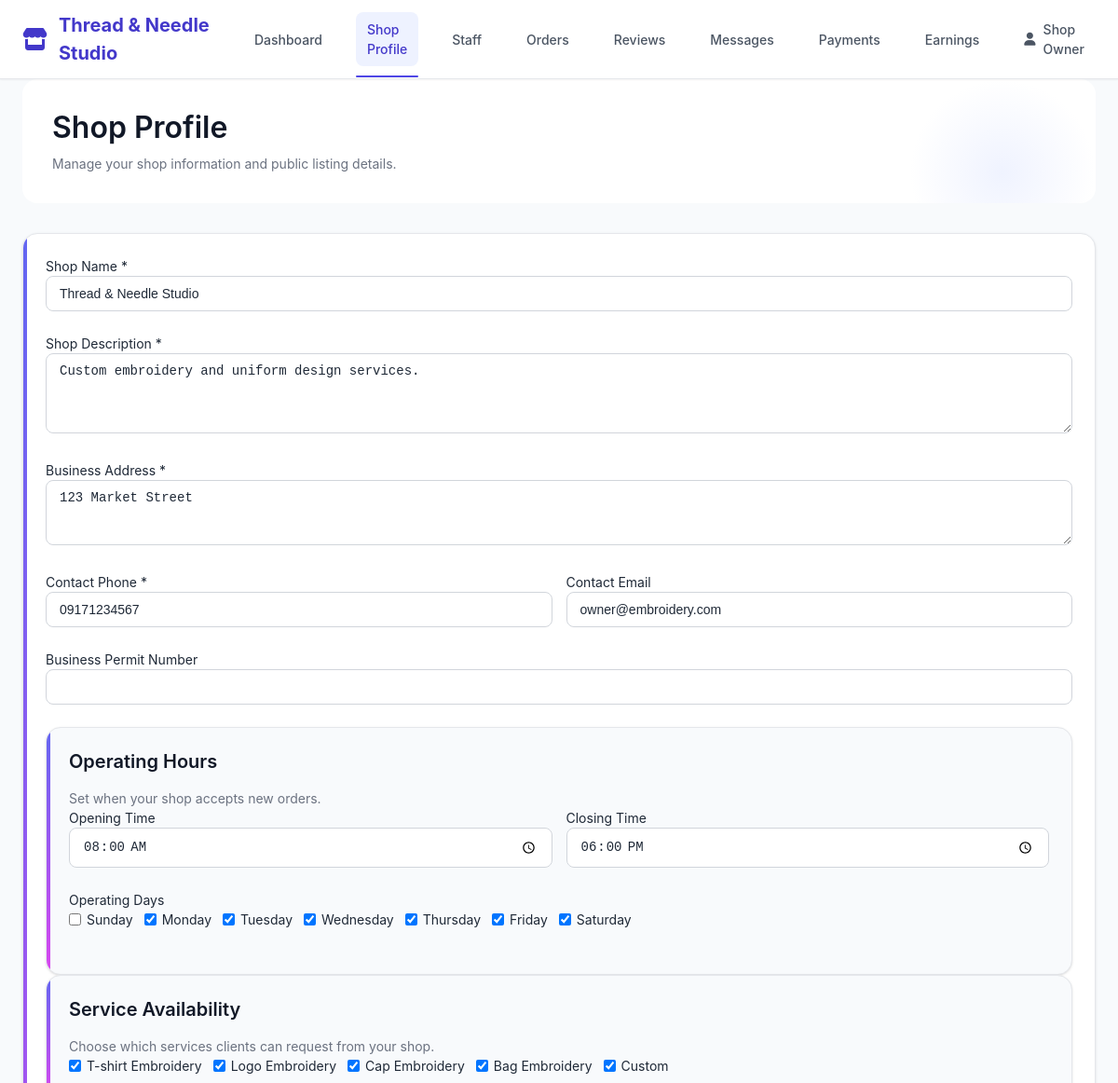
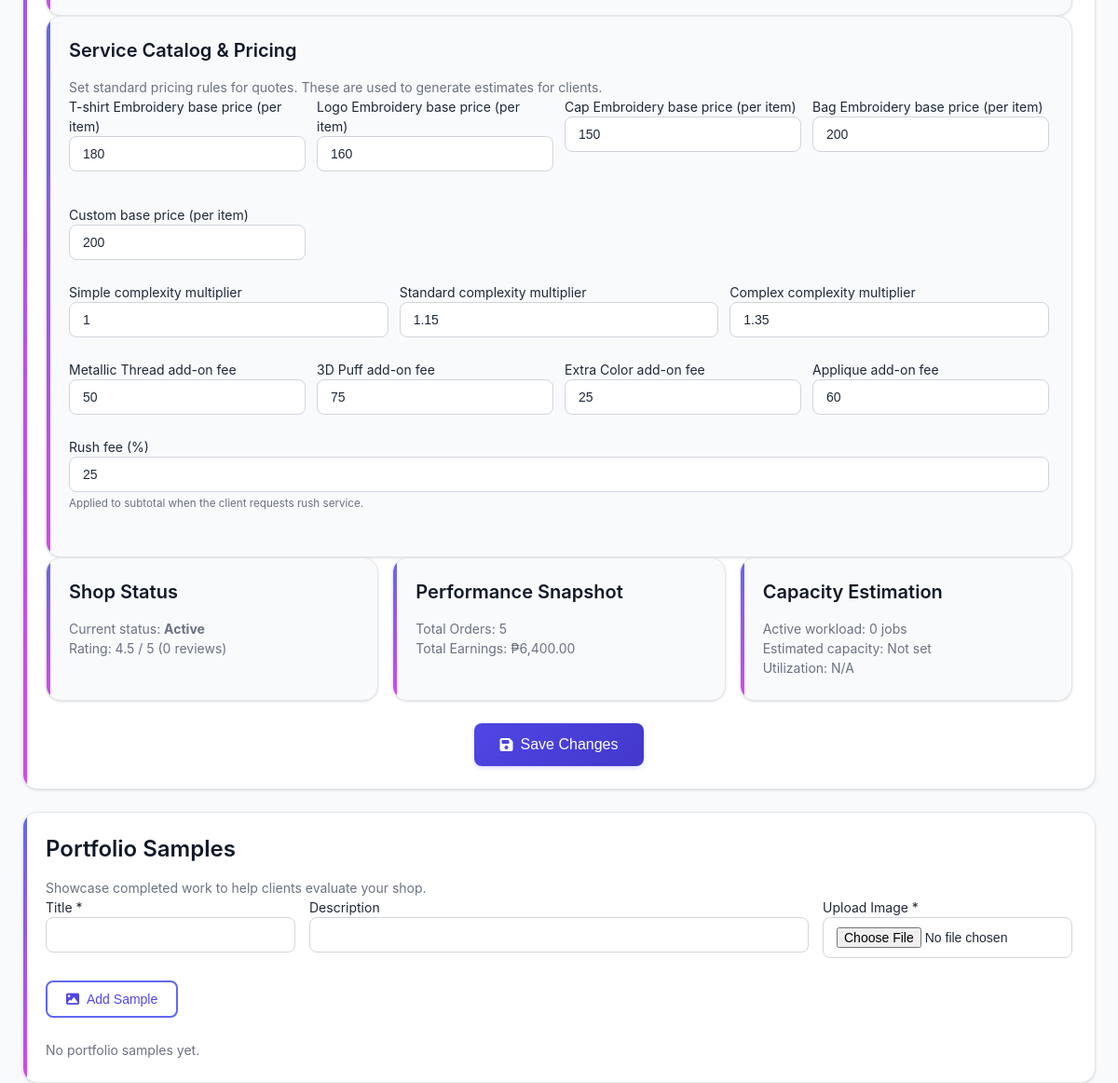
/owner/shop_profile.php (signed in), run on the app's committed database (2 pictures, top to bottom).
### tables this page shows
CREATE TABLE `shops` (
  `id` int(11) NOT NULL,
  `owner_id` int(11) NOT NULL,
  `shop_name` varchar(200) NOT NULL,
  `shop_description` text DEFAULT NULL,
  `address` text DEFAULT NULL,
  `phone` varchar(20) DEFAULT NULL,
  `email` varchar(100) DEFAULT NULL,
  `business_permit` varchar(100) DEFAULT NULL,
  `permit_file` varchar(255) DEFAULT NULL,
  `logo` varchar(255) DEFAULT NULL,
  `opening_time` time DEFAULT NULL,
  `closing_time` time DEFAULT NULL,
  `operating_days` longtext DEFAULT NULL CHECK (json_valid(`operating_days`)),
  `service_settings` longtext DEFAULT NULL CHECK (json_valid(`service_settings`)),
  `pricing_settings` longtext DEFAULT NULL CHECK (json_valid(`pricing_settings`)),
  `status` enum('pending','active','suspended','rejected') DEFAULT 'pending',
  `rejection_reason` text DEFAULT NULL,
  `rejected_at` timestamp NULL DEFAULT NULL,
  `rating` decimal(3,2) DEFAULT 0.00,
  `rating_count` int(11) DEFAULT 0,
  `total_orders` int(11) DEFAULT 0,
  `total_earnings` decimal(12,2) DEFAULT 0.00,
  `created_at` timestamp NOT NULL DEFAULT current_timestamp(),
  `updated_at` timestamp NOT NULL DEFAULT current_timestamp() ON UPDATE current_timestamp()
);

### owner/shop_profile.php (the view, shortened to what this page needs)
<?php
require_once '../config/db.php';
$owner_id = $_SESSION['user']['id'];
$shop_stmt = $pdo->prepare("SELECT * FROM shops WHERE owner_id = ?");
$shop_stmt->execute([$owner_id]);
$shop = $shop_stmt->fetch();
$weekdays = [
    0 => 'Sunday',
    1 => 'Monday',
    2 => 'Tuesday',
    3 => 'Wednesday',
    4 => 'Thursday',
    5 => 'Friday',
    6 => 'Saturday',
];
$available_services = [
    'T-shirt Embroidery',
    'Logo Embroidery',
    'Cap Embroidery',
    'Bag Embroidery',
    'Custom',
];
$default_pricing_settings = [
    'base_prices' => [
        'T-shirt Embroidery' => 180,
        'Logo Embroidery' => 160,
        'Cap Embroidery' => 150,
        'Bag Embroidery' => 200,
        'Custom' => 200,
    ],
    'complexity_multipliers' => [
        'Simple' => 1,
        'Standard' => 1.15,
        'Complex' => 1.35,
    ],
    'rush_fee_percent' => 25,
    'add_ons' => [
        'Metallic Thread' => 50,
        '3D Puff' => 75,
        'Extra Color' => 25,
        'Applique' => 60,
    ],
];
function resolve_pricing_settings(array $shop, array $defaults): array {
    if (!empty($shop['pricing_settings'])) {
        $decoded = json_decode($shop['pricing_settings'], true);
        if (is_array($decoded)) {
            return array_replace_recursive($defaults, $decoded);
        }
    }
    return $defaults;
}
$current_operating_days = $shop['operating_days']
    ? json_decode($shop['operating_days'], true)
    : [1, 2, 3, 4, 5, 6];
$current_services = $shop['service_settings']
    ? json_decode($shop['service_settings'], true)
    : $available_services;
$current_opening_time = $shop['opening_time'] ?: '08:00';
$current_closing_time = $shop['closing_time'] ?: '18:00';
$current_pricing_settings = resolve_pricing_settings($shop, $default_pricing_settings);
$portfolio_stmt = $pdo->prepare("SELECT * FROM shop_portfolio WHERE shop_id = ? ORDER BY created_at DESC");
$portfolio_stmt->execute([$shop['id']]);
$portfolio_items = $portfolio_stmt->fetchAll();
$capacity_stmt = $pdo->prepare("
    SELECT COALESCE(SUM(max_active_orders), 0)
    FROM shop_staffs
    WHERE shop_id = ? AND status = 'active'
");
$capacity_stmt->execute([$shop['id']]);
$total_capacity = (int) $capacity_stmt->fetchColumn();
$workload_stmt = $pdo->prepare("
    SELECT COUNT(*)
    FROM orders
    WHERE shop_id = ? AND status IN ('pending', 'accepted', 'in_progress')
");
$workload_stmt->execute([$shop['id']]);
$active_workload = (int) $workload_stmt->fetchColumn();
$capacity_utilization = $total_capacity > 0 ? min(100, round(($active_workload / $total_capacity) * 100)) : 0;
?>
<!DOCTYPE html>
<html lang="en">
<head>
    <link rel="stylesheet" href="../assets/css/style.css">
    <link rel="stylesheet" href="https://cdnjs.cloudflare.com/ajax/libs/font-awesome/6.4.0/css/all.min.css">
</head>
<body>
    <nav class="navbar">
        <div class="container d-flex justify-between align-center">
            <a href="dashboard.php" class="navbar-brand">
                <i class="fas fa-store"></i> <?php echo htmlspecialchars($shop['shop_name']); ?>
            </a>
            <ul class="navbar-nav">
                <li><a href="dashboard.php" class="nav-link">Dashboard</a></li>
                <li><a href="shop_profile.php" class="nav-link active">Shop Profile</a></li>
                <li><a href="manage_staff.php" class="nav-link">Staff</a></li>
                <li><a href="shop_orders.php" class="nav-link">Orders</a></li>
                <li><a href="reviews.php" class="nav-link">Reviews</a></li>
                <li><a href="messages.php" class="nav-link">Messages</a></li>
                <li><a href="payment_verifications.php" class="nav-link">Payments</a></li>
                <li><a href="earnings.php" class="nav-link">Earnings</a></li>
                <li class="dropdown">
                    <a href="#" class="nav-link dropdown-toggle">
                        <i class="fas fa-user"></i> <?php echo htmlspecialchars($_SESSION['user']['fullname']); ?>
                    </a>
                </li>
            </ul>
        </div>
    </nav>
    <div class="container">
        <div class="dashboard-header">
            <h2>Shop Profile</h2>
            <p class="text-muted">Manage your shop information and public listing details.</p>
        </div>
        <div class="card">
            <form method="POST">
                <div class="form-group">
                    <label>Shop Name *</label>
                    <input type="text" name="shop_name" class="form-control" required
                           value="<?php echo htmlspecialchars($shop['shop_name']); ?>">
                </div>
                <div class="form-group">
                    <label>Shop Description *</label>
                    <textarea name="shop_description" class="form-control" rows="4" required><?php echo htmlspecialchars($shop['shop_description']); ?></textarea>
                </div>
                <div class="form-group">
                    <label>Business Address *</label>
                    <textarea name="address" class="form-control" rows="3" required><?php echo htmlspecialchars($shop['address']); ?></textarea>
                </div>
                <div class="row" style="display: flex; gap: 15px;">
                    <div class="form-group" style="flex: 1;">
                        <label>Contact Phone *</label>
                        <input type="tel" name="phone" class="form-control" required
                               value="<?php echo htmlspecialchars($shop['phone']); ?>">
                    </div>
                    <div class="form-group" style="flex: 1;">
                        <label>Contact Email</label>
                        <input type="email" name="email" class="form-control"
                               value="<?php echo htmlspecialchars($shop['email']); ?>">
                    </div>
                </div>
                <div class="form-group">
                    <label>Business Permit Number</label>
                    <input type="text" name="business_permit" class="form-control"
                           value="<?php echo htmlspecialchars($shop['business_permit']); ?>">
                </div>
                <div class="card" style="background: #f8fafc;">
                    <h4>Operating Hours</h4>
                    <p class="text-muted">Set when your shop accepts new orders.</p>
                    <div class="row" style="display: flex; gap: 15px; flex-wrap: wrap;">
                        <div class="form-group" style="flex: 1; min-width: 200px;">
                            <label>Opening Time</label>
                            <input type="time" name="opening_time" class="form-control" required
                                   value="<?php echo htmlspecialchars($current_opening_time); ?>">
                        </div>
                        <div class="form-group" style="flex: 1; min-width: 200px;">
                            <label>Closing Time</label>
                            <input type="time" name="closing_time" class="form-control" required
                                   value="<?php echo htmlspecialchars($current_closing_time); ?>">
                        </div>
                    </div>
                    <div class="form-group">
                        <label>Operating Days</label>
                        <div class="row" style="display: flex; flex-wrap: wrap; gap: 12px;">
                            <?php foreach ($weekdays as $dayIndex => $dayLabel): ?>
                                <label style="display: flex; align-items: center; gap: 6px;">
                                    <input type="checkbox" name="operating_days[]"
                                           value="<?php echo $dayIndex; ?>"
                                           <?php echo in_array($dayIndex, $current_operating_days, true) ? 'checked' : ''; ?>>
                                    <span><?php echo htmlspecialchars($dayLabel); ?></span>
                                </label>
                            <?php endforeach; ?>
                        </div>
                    </div>
                </div>
                <div class="card" style="background: #f8fafc;">
                    <h4>Service Availability</h4>
                    <p class="text-muted">Choose which services clients can request from your shop.</p>
                    <div class="row" style="display: flex; flex-wrap: wrap; gap: 12px;">
                        <?php foreach ($available_services as $service): ?>
                            <label style="display: flex; align-items: center; gap: 6px;">
                                <input type="checkbox" name="enabled_services[]"
                                       value="<?php echo htmlspecialchars($service); ?>"
                                       <?php echo in_array($service, $current_services, true) ? 'checked' : ''; ?>>
                                <span><?php echo htmlspecialchars($service); ?></span>
                            </label>
                        <?php endforeach; ?>
                    </div>
                </div>
                <div class="card" style="background: #f8fafc;">
                    <h4>Service Catalog & Pricing</h4>
                    <p class="text-muted">Set standard pricing rules for quotes. These are used to generate estimates for clients.</p>
                    <div class="row" style="display: grid; grid-template-columns: repeat(auto-fit, minmax(220px, 1fr)); gap: 12px;">
                        <?php foreach ($available_services as $service): ?>
                            <div class="form-group">
                                <label><?php echo htmlspecialchars($service); ?> base price (per item)</label>
                                <input type="number" name="base_prices[<?php echo htmlspecialchars($service); ?>]" class="form-control" min="0" step="0.01" required
                                       value="<?php echo htmlspecialchars($current_pricing_settings['base_prices'][$service] ?? 0); ?>">
                            </div>
                        <?php endforeach; ?>
                    </div>
                    <div class="row" style="display: grid; grid-template-columns: repeat(auto-fit, minmax(220px, 1fr)); gap: 12px;">
                        <?php foreach ($current_pricing_settings['complexity_multipliers'] as $level => $multiplier): ?>
                            <div class="form-group">
                                <label><?php echo htmlspecialchars($level); ?> complexity multiplier</label>
                                <input type="number" name="complexity_multipliers[<?php echo htmlspecialchars($level); ?>]" class="form-control" min="0.1" step="0.01" required
                                       value="<?php echo htmlspecialchars($multiplier); ?>">
                            </div>
                        <?php endforeach; ?>
                    </div>
                    <div class="row" style="display: grid; grid-template-columns: repeat(auto-fit, minmax(220px, 1fr)); gap: 12px;">
                        <?php foreach ($current_pricing_settings['add_ons'] as $addon => $fee): ?>
                            <div class="form-group">
                                <label><?php echo htmlspecialchars($addon); ?> add-on fee</label>
                                <input type="number" name="add_ons[<?php echo htmlspecialchars($addon); ?>]" class="form-control" min="0" step="0.01" required
                                       value="<?php echo htmlspecialchars($fee); ?>">
                            </div>
                        <?php endforeach; ?>
                    </div>
                    <div class="form-group">
                        <label>Rush fee (%)</label>
                        <input type="number" name="rush_fee_percent" class="form-control" min="0" step="0.01" required
                               value="<?php echo htmlspecialchars($current_pricing_settings['rush_fee_percent'] ?? 0); ?>">
                        <small class="text-muted">Applied to subtotal when the client requests rush service.</small>
                    </div>
                </div>
                <div class="row" style="display: flex; gap: 15px;">
                    <div class="card" style="flex: 1; background: #f8fafc;">
                        <h4>Shop Status</h4>
                        <p class="text-muted">Current status: <strong><?php echo ucfirst($shop['status']); ?></strong></p>
                        <p class="text-muted">Rating: <?php echo number_format((float) $shop['rating'], 1); ?> / 5 (<?php echo (int) ($shop['rating_count'] ?? 0); ?> reviews)</p>
                    </div>
                    <div class="card" style="flex: 1; background: #f8fafc;">
                        <h4>Performance Snapshot</h4>
                        <p class="text-muted">Total Orders: <?php echo $shop['total_orders']; ?></p>
                        <p class="text-muted">Total Earnings: ₱<?php echo number_format($shop['total_earnings'], 2); ?></p>
                    </div>
                    <div class="card" style="flex: 1; background: #f8fafc;">
                        <h4>Capacity Estimation</h4>
                        <p class="text-muted">Active workload: <?php echo $active_workload; ?> jobs</p>
                        <p class="text-muted">Estimated capacity: <?php echo $total_capacity ?: 'Not set'; ?></p>
                        <p class="text-muted">Utilization: <?php echo $total_capacity > 0 ? $capacity_utilization . '%' : 'N/A'; ?></p>
                    </div>
                </div>
                <div class="text-center mt-4">
                    <button type="submit" class="btn btn-primary btn-lg">
                        <i class="fas fa-save"></i> Save Changes
                    </button>
                </div>
            </form>
        </div>
        <div class="card mt-4">
            <h3>Portfolio Samples</h3>
            <p class="text-muted">Showcase completed work to help clients evaluate your shop.</p>
            <form method="POST" enctype="multipart/form-data" class="mb-4">
                <div class="row" style="display: flex; gap: 15px; flex-wrap: wrap;">
                    <div class="form-group" style="flex: 1; min-width: 220px;">
                        <label>Title *</label>
                        <input type="text" name="portfolio_title" class="form-control" required>
                    </div>
                    <div class="form-group" style="flex: 2; min-width: 240px;">
                        <label>Description</label>
                        <input type="text" name="portfolio_description" class="form-control" maxlength="255">
                    </div>
                    <div class="form-group" style="flex: 1; min-width: 220px;">
                        <label>Upload Image *</label>
                        <input type="file" name="portfolio_image" class="form-control" accept=".jpg,.jpeg,.png,.webp" required>
                    </div>
                </div>
                <button type="submit" class="btn btn-outline-primary">
                    <i class="fas fa-image"></i> Add Sample
                </button>
            </form>
            <?php if (empty($portfolio_items)): ?>
                <p class="text-muted">No portfolio samples yet.</p>
            <?php endif; ?>
        </div>
    </div>
</body>
</html>

### data on the page
shops: shop_name "Thread & Needle Studio", shop_description "Custom embroidery and uniform design services.", address "123 Market Street", phone "09171234567", email "owner@embroidery.com", opening_time "08:00:00", closing_time "18:00:00", operating_days "☑", service_settings "☑", pricing_settings "180", pricing_settings "160", pricing_settings "150", pricing_settings "200", pricing_settings "1", pricing_settings "1.15", pricing_settings "1.35", pricing_settings "50", pricing_settings "75", pricing_settings "25", pricing_settings "60", rush_fee_percent "25", status "Active", rating "4.5", rating_count "0", total_orders "5", total_earnings "6,400.00"

### other printed values
$_SESSION['user']['fullname'] "Shop Owner"
$dayLabel "Sunday"
$dayLabel "Monday"
$dayLabel "Tuesday"
$dayLabel "Wednesday"
$dayLabel "Thursday"
$dayLabel "Friday"
$dayLabel "Saturday"
$service "T-shirt Embroidery"
$service "Logo Embroidery"
$service "Cap Embroidery"
$service "Bag Embroidery"
$service "Custom"
$level "Simple"
$level "Standard"
